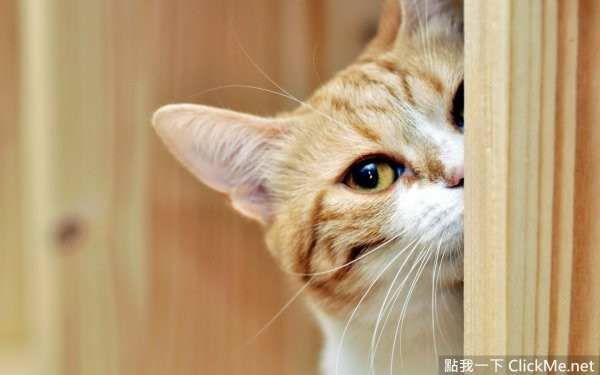
#> input picture schedule_1/3_圖片裁剪/cat.jpg, 600 x 375 px
$ jupyter execute Crop_test_1.ipynb
#> lines starting #> are read from the running program, lines starting #| are printed output that depends on the picture
# 參考資料
https://blog.gtwang.org/programming/how-to-crop-an-image-in-opencv-using-python/

[cell 1]
import cv2 #載入模組

[cell 2]
img = cv2.imread("cat.jpg") #圖片載入
#> img is the input picture: shape (375, 600, 3); mean B, G, R 118.3, 157.3, 185.3

[cell 3]
# 裁切區域的 x 與 y 座標（左上角）
x = 120
y = 5

# 裁切區域的長度與寬度
w = 450
h = 350

# 裁切圖片
crop_img = img[y:y+h, x:x+w]
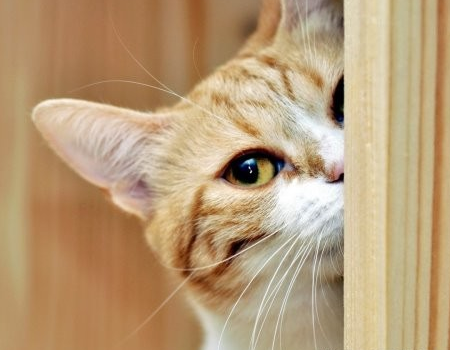
#> crop_img: shape (350, 450, 3); mean B, G, R 120.5, 156.9, 185.4
